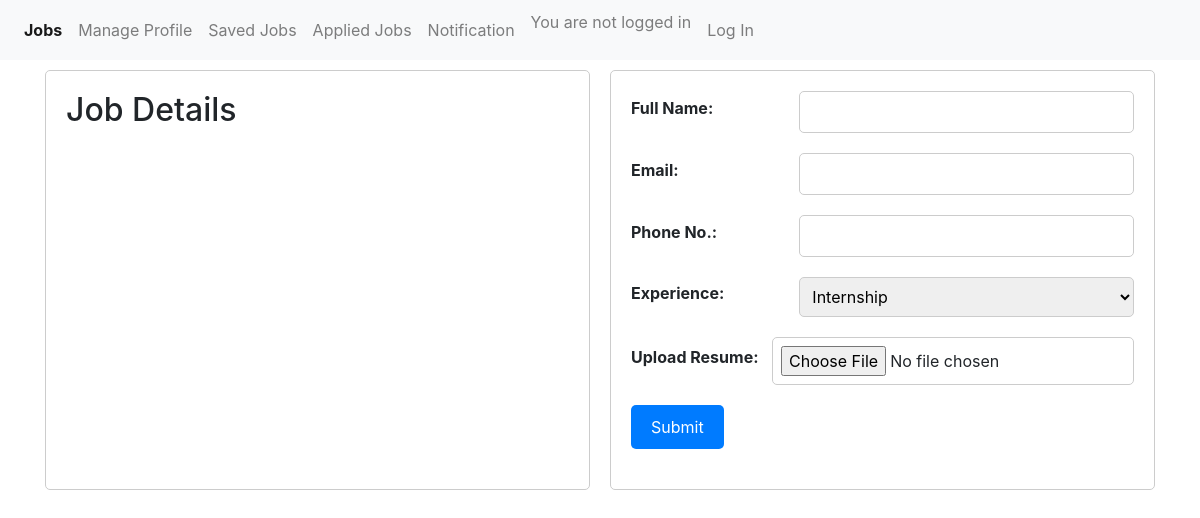
The page /applyjobhome/11/ on the database as committed earlier.
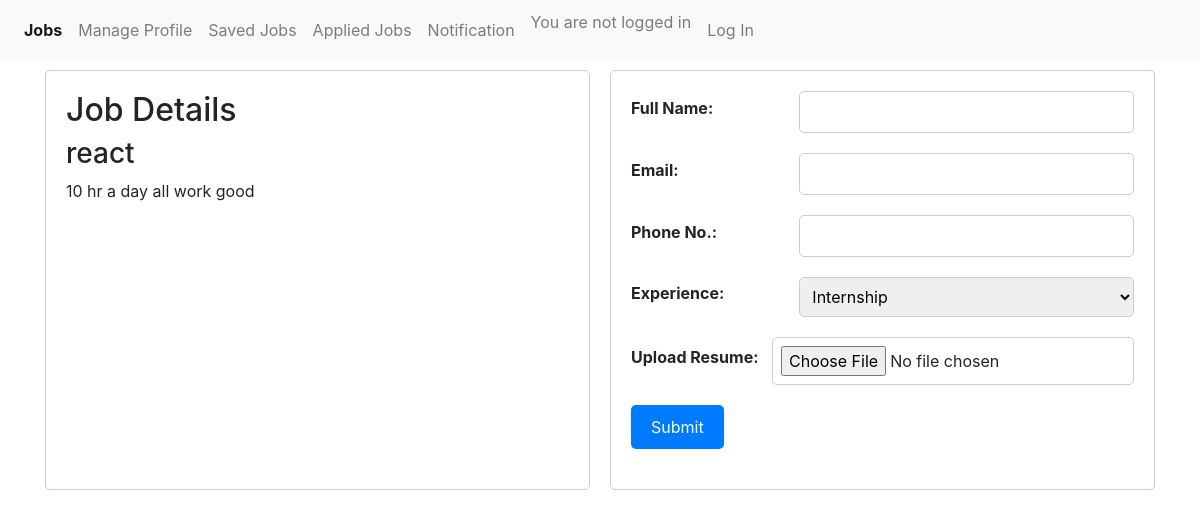
The same page on the database as committed later.
### maincode/models.py (models this page shows, shortened)
class Job(models.Model):
    job_title = models.CharField(max_length=100)
    job_description = models.TextField()
    photo = models.ImageField(upload_to='job_photos/', null=True, blank=True)

### maincode/views.py (the view)
# urls.py: path('applyjobhome/<int:job_id>/',views.applyportal_home_data,name='applyportal_home_data'),
def applyportal_home_data(request, job_id):
    saveddata = Job.objects.filter(id=job_id)  # Assuming job_id is a field in the Job model
    context = {'data': saveddata}  # Corrected context dictionary
    return render(request, 'base/applyjobtemp.html', context)

### templates/base/applyjobtemp.html (shortened to what this page needs)
{% extends '../base/base.html' %}
{% block content %}
<div class="container">
    <div class="job-data">
        <h2>Job Details</h2>
        {% for job in data %}
        <div class="job-item">
            <h3>{{ job.job_title }}</h3>
            <p>{{ job.job_description }}</p>
        </div>
        {% endfor %}
    </div>
    <div class="form-container">
        <form method="post" action="your_action_url">
            <div class="form-group">
                <label for="fullname">Full Name:</label>
                <input type="text" id="fullname" name="fullname" required>
            </div>
            <div class="form-group">
                <label for="email">Email:</label><br>
                <input type="email" id="email" name="email" required>
            </div>
            <div class="form-group">
                <label for="phone">Phone No.:</label><br>
                <input type="tel" id="phone" name="phone" pattern="[0-9]{10}"
                    title="Please enter a 10-digit phone number" required>
            </div>
            <div class="form-group">
                <label for="experience">Experience:</label>
                <select id="experience" name="experience">
                    <option value="0yr">Internship</option>
                </select>
            </div>
            <div class="form-group">
                <label for="resume">Upload Resume:</label>
                <input type="file" id="resume" name="resume" accept=".pdf,.doc,.docx" required>
            </div>
            <div class="form-group">
                <button type="submit">Submit</button>
            </div>
        </form>
    </div>
</div>
{% endblock %}

Rows that differ between the two databases and show on the page:
added Job: job_title "react", job_description "10 hr a day all work good"
